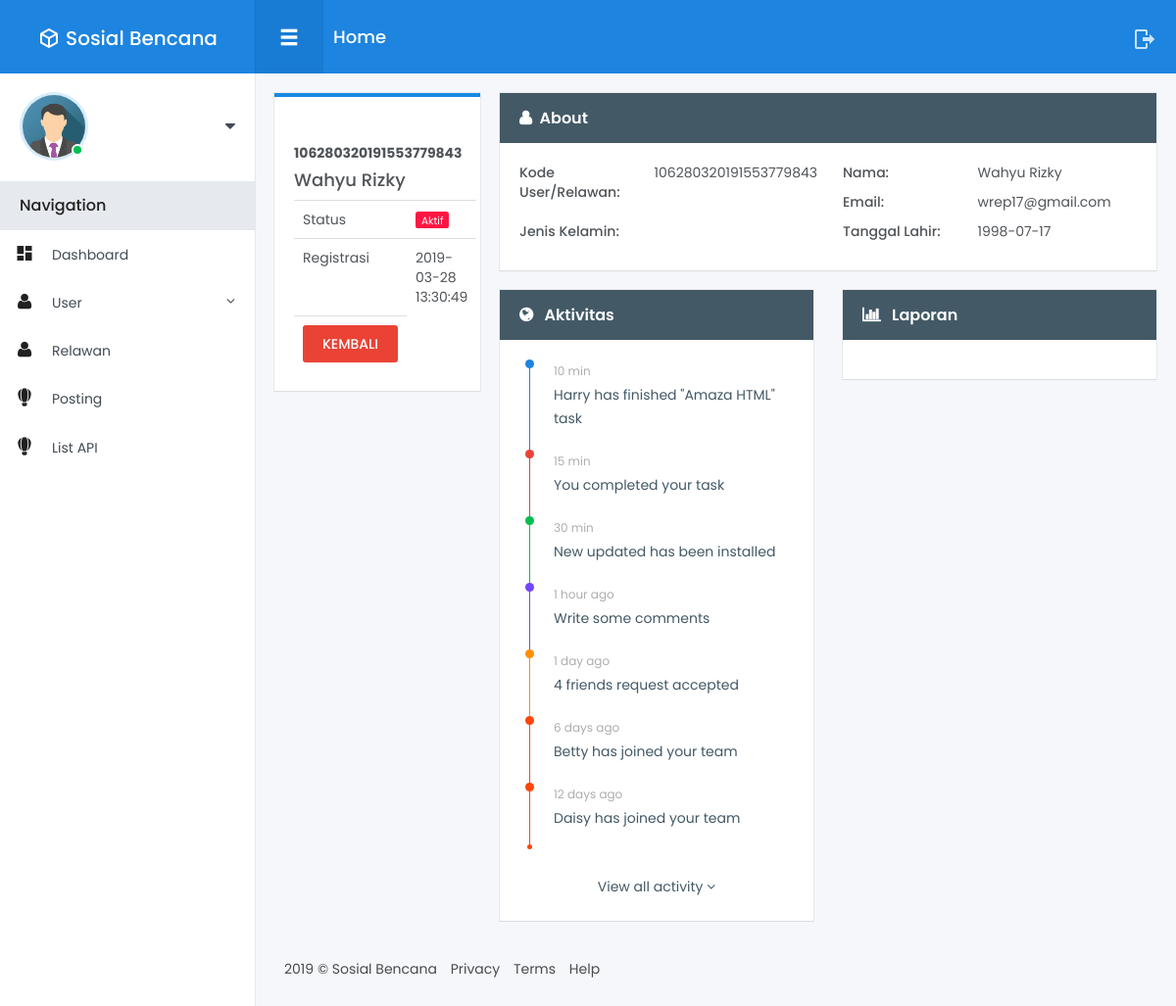
/user/detail/106280320191553779843, run on the app's committed database.
### tables this page shows
CREATE TABLE `user` (
  `id_user` int(11) NOT NULL,
  `user_kode` varchar(100) NOT NULL,
  `id_level` int(11) NOT NULL,
  `id_status` int(11) DEFAULT NULL,
  `nama` varchar(255) DEFAULT NULL,
  `email` varchar(255) NOT NULL,
  `password` varchar(100) NOT NULL,
  `tgl_lahir` date DEFAULT NULL,
  `j_kel` enum('Laki Laki','Perempuan','','') DEFAULT NULL,
  `phone` varchar(13) DEFAULT NULL,
  `avatar` varchar(255) DEFAULT NULL,
  `token` varchar(256) NOT NULL,
  `verifikasi` timestamp NULL DEFAULT NULL,
  `tanggal` timestamp NULL DEFAULT NULL
);

CREATE TABLE `status` (
  `id_status` int(11) NOT NULL,
  `kode_status` int(11) NOT NULL,
  `nama_status` varchar(50) NOT NULL,
  `tanggal` timestamp NOT NULL DEFAULT CURRENT_TIMESTAMP ON UPDATE CURRENT_TIMESTAMP
);

### application/controllers/User.php (called while the page is built, shortened)
<?php
class User extends CI_Controller {
	public function __construct()
	{
        $this->load->model('User_model');
        $this->load->model('Level_model');
        $this->load->model('Status_model');
    }
    public function detail($kode)
    {
        $user       = $this->User_model->detailUser($kode)->row_array();
        $level      = $this->Level_model->getLevel()->result_array();
        $status     = $this->Status_model->getStatus()->result_array();
        $data = array(
            'user'      => $user,
            'level'     => $level,
            'status'    => $status,
        );
        $this->load->view('Admin/User/detail', $data);
    }
}

### index.php (called while the page is built, shortened)
<?php
require_once BASEPATH.'core/CodeIgniter.php';

### application/models/User_model.php (called while the page is built, shortened)
<?php
class User_model extends CI_Model {
    public function detaiLUser($where)
    {
        $this->db->where('user_kode', $where);
        return $this->db->get('user');
    }
}

### application/models/Status_model.php (called while the page is built, shortened)
<?php
class Status_model extends CI_Model {
    public function getStatus()
    {
        return $this->db->get('status');
    }
}

### application/views/Admin/User/detail.php (the view, shortened to what this page needs)
<!DOCTYPE html>
<html lang="en">
<head>
</head>
<body>
<div class="main-menu">
	<header class="header">
    </header>
	<div class="content">
	</div>
</div>
<div class="fixed-navbar">
</div>
<div id="wrapper">
	<div class="main-content">
		<div class="row small-spacing">
			<div class="col-lg-3 col-xs-12">
				<div class="box-content bordered primary margin-bottom-20">
					<div class="profile-avatar">
						<h5 class="text-center"><strong><?php echo $user['user_kode']; ?></strong></h5>
						<h4><?php echo $user['nama']; ?></h4>
					</div>
					<table class="table table-hover no-margin">
						<tbody>
							<tr>
								<td>Status</td>
								<td>
									<span class="notice notice-danger">
										<?php
										foreach($status as $s)
										{
											echo $s['kode_status'] == $user['id_status'] ? $s['nama_status'] : '';
										}
										?>
									</span>
								</td>
							</tr>
							<tr>
								<td>Registrasi</td>
								<td><?php echo $user['tanggal']; ?></td>
                            </tr>
                            <tr>
                                <td><a href="<?php echo base_url('user'); ?>" class="btn btn-sm btn-danger">KEMBALI</a></td>
                            </tr>
						</tbody>
					</table>
				</div>
			</div>
			<div class="col-md-9 col-xs-12">
				<div class="row">
					<div class="col-xs-12">
						<div class="box-content card">
                            <h4 class="box-title"><i class="fa fa-user ico"></i>About</h4>
							<div class="card-content">
								<div class="row">
									<div class="col-md-6">
										<div class="row">
											<div class="col-xs-5"><label>Kode User/Relawan:</label></div>
											<div class="col-xs-7"><?php echo $user['user_kode']; ?></div>
										</div>
									</div>
									<div class="col-md-6">
										<div class="row">
											<div class="col-xs-5"><label>Nama:</label></div>
											<div class="col-xs-7"><?php echo $user['nama']; ?></div>
										</div>
									</div>
									<div class="col-md-6">
										<div class="row">
											<div class="col-xs-5"><label>Email:</label></div>
											<div class="col-xs-7"><?php echo $user['email']; ?></div>
										</div>
									</div>
									<div class="col-md-6">
										<div class="row">
											<div class="col-xs-5"><label>Jenis Kelamin:</label></div>
											<div class="col-xs-7"><?php echo $user['j_kel']; ?></div>
										</div>
									</div>
									<div class="col-md-6">
										<div class="row">
											<div class="col-xs-5"><label>Tanggal Lahir:</label></div>
											<div class="col-xs-7"><?php echo $user['tgl_lahir']; ?></div>
										</div>
									</div>
								</div>
							</div>
						</div>
					</div>
				</div>
				<div class="row">
					<div class="col-md-6 col-xs-12">
						<div class="box-content card">
                            <h4 class="box-title"><i class="fa fa-globe ico"></i> Aktivitas</h4>
							<div class="card-content">
								<div class="activity-list">
						<div class="activity-item">
							<div class="bar bg-primary">
								<div class="dot bg-primary"></div>
							</div>
							<div class="content">
								<div class="date">10 min</div>
								<div class="text">
									Harry has finished "Amaza HTML" task
								</div>
							</div>
						</div>
						<div class="activity-item">
							<div class="bar bg-danger">
								<div class="dot bg-danger"></div>
							</div>
							<div class="content">
								<div class="date">15 min</div>
								<div class="text">
									You completed your task
								</div>
							</div>
						</div>
						<div class="activity-item">
							<div class="bar bg-success">
								<div class="dot bg-success"></div>
							</div>
							<div class="content">
								<div class="date">30 min</div>
								<div class="text">
									New updated has been installed
								</div>
							</div>
						</div>
						<div class="activity-item">
							<div class="bar bg-violet">
								<div class="dot bg-violet"></div>
							</div>
							<div class="content">
								<div class="date">1 hour ago</div>
								<div class="text">Write some comments</div>
							</div>
						</div>
						<div class="activity-item">
							<div class="bar bg-warning">
								<div class="dot bg-warning"></div>
							</div>
							<div class="content">
								<div class="date">1 day ago</div>
								<div class="text">4 friends request accepted</div>
							</div>
						</div>
						<div class="activity-item">
							<div class="bar bg-orange">
								<div class="dot bg-orange"></div>
							</div>
							<div class="content">
								<div class="date">6 days ago</div>
								<div class="text">Betty has joined your team</div>
							</div>
						</div>
						<div class="activity-item">
							<div class="bar bg-orange">
								<div class="dot bg-orange"></div>
								<div class="last-dot bg-orange"></div>
							</div>
							<div class="content">
								<div class="date">12 days ago</div>
								<div class="text">Daisy has joined your team</div>
							</div>
						</div>
					</div>
					<a href="#" class="activity-link">View all activity <i class="fa fa-angle-down"></i></a>
							</div>
						</div>
					</div>
					<div class="col-md-6 col-xs-12">
						<div class="box-content card">
                            <h4 class="box-title"><i class="fa fa-bar-chart ico"></i> Laporan</h4>
							<div class="card-content">
							</div>
						</div>
					</div>
				</div>
			</div>
		</div>
		<footer class="footer">
		</footer>
	</div>
</body>
</html>

### data on the page
user: user_kode "106280320191553779843", nama "Wahyu Rizky", tanggal "2019-03-28 13:30:49", email "wrep17@gmail.com", tgl_lahir "1998-07-17"
status: nama_status "Aktif"

### other printed values
SITE_NAME "Sosial Bencana"
